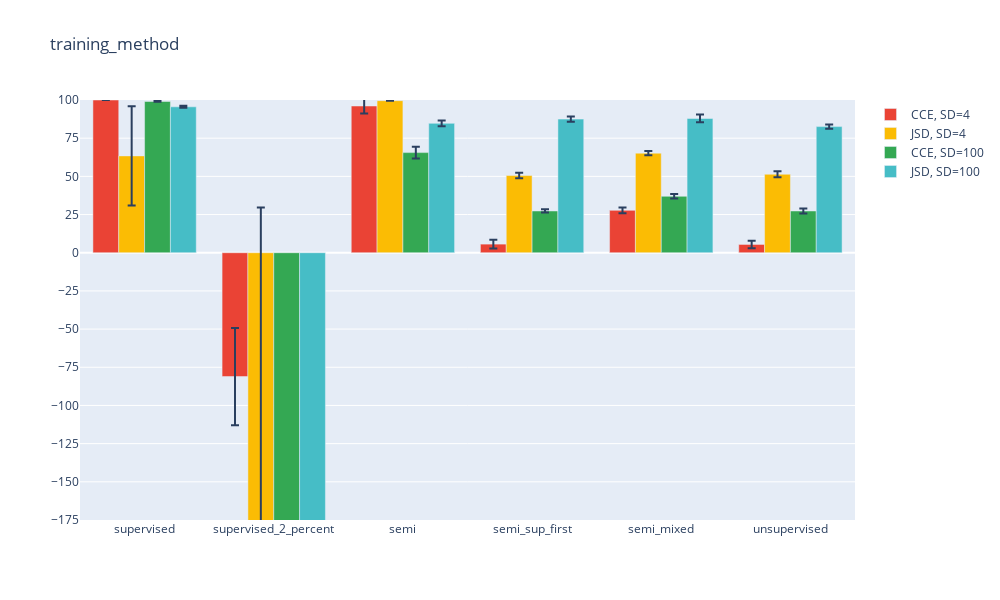
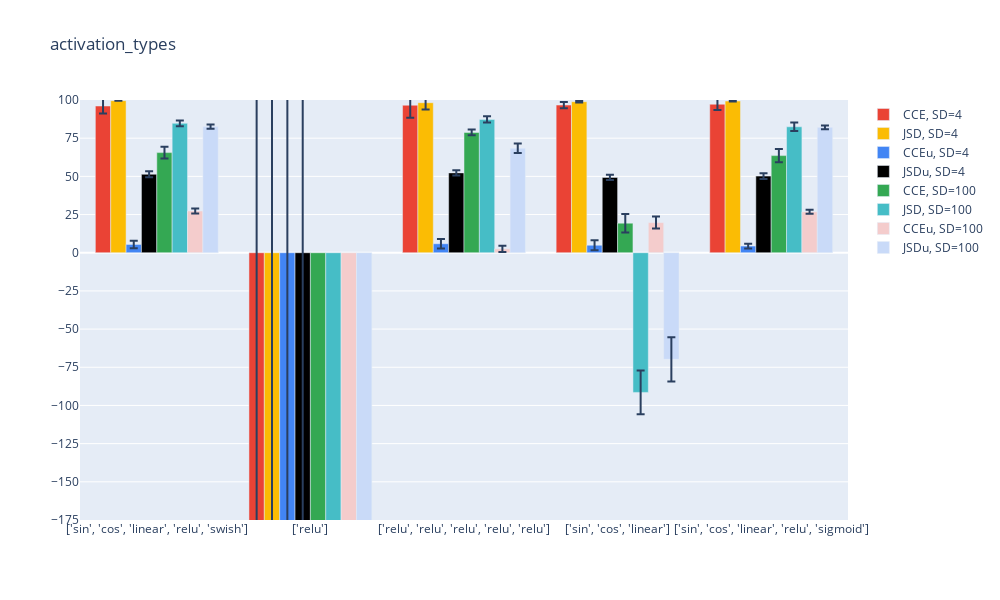
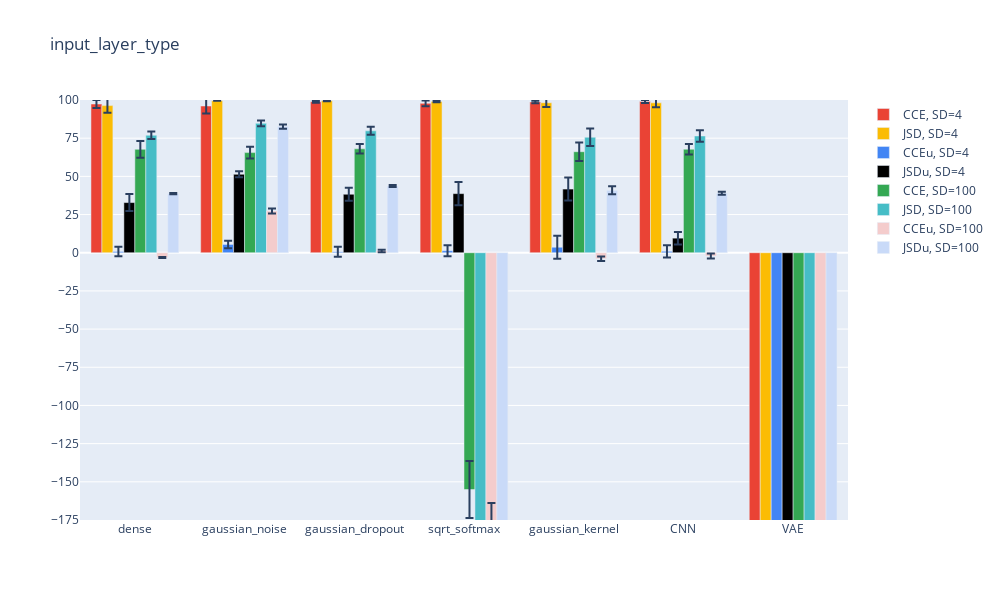
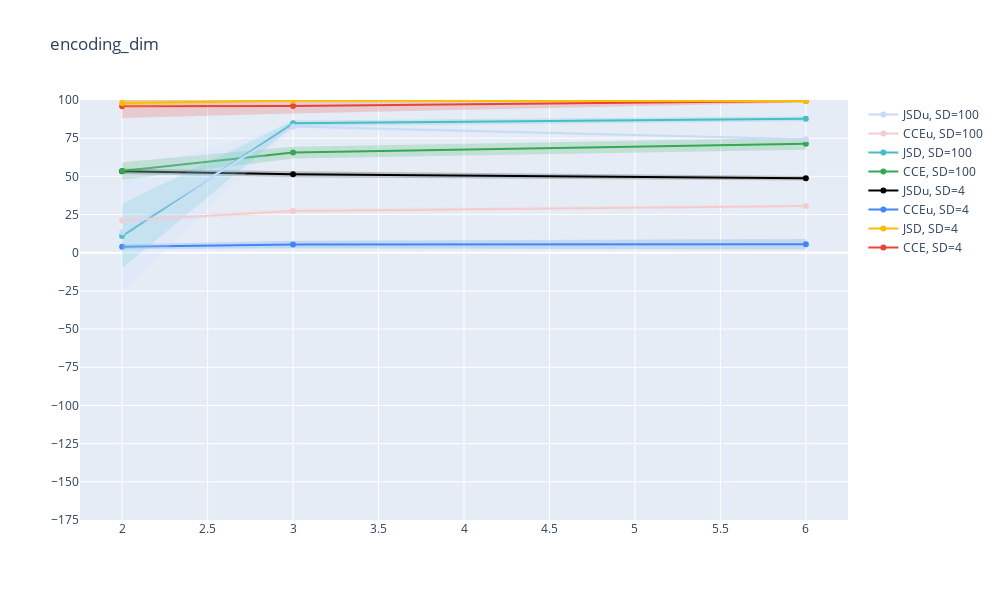

Write notebook code for charts like these, in order.
### Code cell
for i in range(len(parameters)):
    plot_vals(i,USE_PLOTLY=True)

### Figure 1 — Plotly figure (JSON) as saved in the notebook; plotly's stock layout.template omitted (floating-point values rounded to 4 significant figures)
{"data": [{"error_y": {"array": [7.21e-07, 31.83, 4.83, 2.799, 1.851, 2.47]}, "marker": {"color": "#EA4335"}, "name": "CCE, SD=4", "type": "bar", "x": ["supervised", "supervised_2_percent", "semi", "semi_sup_first", "semi_mixed", "unsupervised"], "y": [100.0, -81.08, 96.07, 5.644, 27.74, 5.419]}, {"error_y": {"array": [32.51, 205.8, 0.07762, 1.766, 1.387, 1.991]}, "marker": {"color": "#FBBC04"}, "name": "JSD, SD=4", "type": "bar", "x": ["supervised", "supervised_2_percent", "semi", "semi_sup_first", "semi_mixed", "unsupervised"], "y": [63.4, -176.2, 99.58, 50.53, 65.2, 51.36]}, {"error_y": {"array": [0.2547, 11.41, 3.786, 1.061, 1.448, 1.703]}, "marker": {"color": "#34A853"}, "name": "CCE, SD=100", "type": "bar", "x": ["supervised", "supervised_2_percent", "semi", "semi_sup_first", "semi_mixed", "unsupervised"], "y": [99.05, -193.7, 65.55, 27.33, 36.94, 27.33]}, {"error_y": {"array": [0.6417, 8.579, 1.826, 1.661, 2.526, 1.448]}, "marker": {"color": "#46BDC6"}, "name": "JSD, SD=100", "type": "bar", "x": ["supervised", "supervised_2_percent", "semi", "semi_sup_first", "semi_mixed", "unsupervised"], "y": [95.53, -212.7, 84.71, 87.49, 87.9, 82.58]}], "layout": {"height": 600, "title": {"text": "training_method"}, "width": 1000, "yaxis": {"dtick": 25, "range": [-175, 100], "tick0": 0}}}

### Figure 2 — Plotly figure (JSON) as saved in the notebook; plotly's stock layout.template omitted (floating-point values rounded to 4 significant figures)
{"data": [{"error_y": {"array": [4.83, 2487.0, 8.278, 2.024, 3.784]}, "marker": {"color": "#EA4335"}, "name": "CCE, SD=4", "type": "bar", "x": ["['sin', 'cos', 'linear', 'relu', 'swish']", "['relu']", "['relu', 'relu', 'relu', 'relu', 'relu']", "['sin', 'cos', 'linear']", "['sin', 'cos', 'linear', 'relu', 'sigmoid']"], "y": [96.07, -1014.0, 96.58, 96.68, 97.24]}, {"error_y": {"array": [0.07762, 3176.0, 4.45, 0.5262, 0.27]}, "marker": {"color": "#FBBC04"}, "name": "JSD, SD=4", "type": "bar", "x": ["['sin', 'cos', 'linear', 'relu', 'swish']", "['relu']", "['relu', 'relu', 'relu', 'relu', 'relu']", "['sin', 'cos', 'linear']", "['sin', 'cos', 'linear', 'relu', 'sigmoid']"], "y": [99.58, -1995.0, 98.22, 98.88, 99.3]}, {"error_y": {"array": [2.47, 2566.0, 3.124, 3.208, 1.558]}, "marker": {"color": "#4285F4"}, "name": "CCEu, SD=4", "type": "bar", "x": ["['sin', 'cos', 'linear', 'relu', 'swish']", "['relu']", "['relu', 'relu', 'relu', 'relu', 'relu']", "['sin', 'cos', 'linear']", "['sin', 'cos', 'linear', 'relu', 'sigmoid']"], "y": [5.419, -1377.0, 5.883, 4.9, 4.378]}, {"error_y": {"array": [1.991, 2367.0, 1.667, 1.783, 1.901]}, "marker": {"color": "#000000"}, "name": "JSDu, SD=4", "type": "bar", "x": ["['sin', 'cos', 'linear', 'relu', 'swish']", "['relu']", "['relu', 'relu', 'relu', 'relu', 'relu']", "['sin', 'cos', 'linear']", "['sin', 'cos', 'linear', 'relu', 'sigmoid']"], "y": [51.36, -1397.0, 52.28, 49.33, 50.16]}, {"error_y": {"array": [3.786, 6.842, 1.905, 6.063, 4.291]}, "marker": {"color": "#34A853"}, "name": "CCE, SD=100", "type": "bar", "x": ["['sin', 'cos', 'linear', 'relu', 'swish']", "['relu']", "['relu', 'relu', 'relu', 'relu', 'relu']", "['sin', 'cos', 'linear']", "['sin', 'cos', 'linear', 'relu', 'sigmoid']"], "y": [65.55, -254.1, 78.76, 19.33, 63.59]}, {"error_y": {"array": [1.826, 38.32, 2.003, 14.33, 2.812]}, "marker": {"color": "#46BDC6"}, "name": "JSD, SD=100", "type": "bar", "x": ["['sin', 'cos', 'linear', 'relu', 'swish']", "['relu']", "['relu', 'relu', 'relu', 'relu', 'relu']", "['sin', 'cos', 'linear']", "['sin', 'cos', 'linear', 'relu', 'sigmoid']"], "y": [84.71, -273.3, 87.28, -91.46, 82.46]}, {"error_y": {"array": [1.703, 4.483, 1.997, 3.92, 1.348]}, "marker": {"color": "#F4CCCC"}, "name": "CCEu, SD=100", "type": "bar", "x": ["['sin', 'cos', 'linear', 'relu', 'swish']", "['relu']", "['relu', 'relu', 'relu', 'relu', 'relu']", "['sin', 'cos', 'linear']", "['sin', 'cos', 'linear', 'relu', 'sigmoid']"], "y": [27.33, -292.0, 2.543, 19.73, 26.79]}, {"error_y": {"array": [1.448, 4.801, 3.104, 14.46, 1.156]}, "marker": {"color": "#C9DAF8"}, "name": "JSDu, SD=100", "type": "bar", "x": ["['sin', 'cos', 'linear', 'relu', 'swish']", "['relu']", "['relu', 'relu', 'relu', 'relu', 'relu']", "['sin', 'cos', 'linear']", "['sin', 'cos', 'linear', 'relu', 'sigmoid']"], "y": [82.58, -247.3, 68.44, -69.8, 82.08]}], "layout": {"height": 600, "title": {"text": "activation_types"}, "width": 1000, "yaxis": {"dtick": 25, "range": [-175, 100], "tick0": 0}}}

### Figure 3 — Plotly figure (JSON) as saved in the notebook; plotly's stock layout.template omitted (floating-point values rounded to 4 significant figures)
{"data": [{"error_y": {"array": [2.648, 4.83, 0.6745, 1.812, 0.8356, 0.9606, 176.0]}, "marker": {"color": "#EA4335"}, "name": "CCE, SD=4", "type": "bar", "x": ["dense", "gaussian_noise", "gaussian_dropout", "sqrt_softmax", "gaussian_kernel", "CNN", "VAE"], "y": [97.36, 96.07, 98.88, 97.8, 98.71, 98.99, -2977.0]}, {"error_y": {"array": [4.629, 0.07762, 0.3153, 0.4936, 2.756, 2.951, 70.03]}, "marker": {"color": "#FBBC04"}, "name": "JSD, SD=4", "type": "bar", "x": ["dense", "gaussian_noise", "gaussian_dropout", "sqrt_softmax", "gaussian_kernel", "CNN", "VAE"], "y": [96.33, 99.58, 99.54, 98.98, 98.19, 98.13, -8303.0]}, {"error_y": {"array": [3.05, 2.47, 3.306, 3.667, 7.483, 4.01, 166.1]}, "marker": {"color": "#4285F4"}, "name": "CCEu, SD=4", "type": "bar", "x": ["dense", "gaussian_noise", "gaussian_dropout", "sqrt_softmax", "gaussian_kernel", "CNN", "VAE"], "y": [0.8077, 5.419, 0.6037, 1.285, 3.593, 0.9248, -3130.0]}, {"error_y": {"array": [5.599, 1.991, 4.245, 7.655, 7.535, 4.101, 27.97]}, "marker": {"color": "#000000"}, "name": "JSDu, SD=4", "type": "bar", "x": ["dense", "gaussian_noise", "gaussian_dropout", "sqrt_softmax", "gaussian_kernel", "CNN", "VAE"], "y": [32.84, 51.36, 38.29, 38.69, 41.69, 9.545, -8265.0]}, {"error_y": {"array": [5.479, 3.786, 3.087, 18.7, 6.031, 3.469, 2.934]}, "marker": {"color": "#34A853"}, "name": "CCE, SD=100", "type": "bar", "x": ["dense", "gaussian_noise", "gaussian_dropout", "sqrt_softmax", "gaussian_kernel", "CNN", "VAE"], "y": [67.7, 65.55, 68.03, -155.0, 66.14, 67.76, -475.3]}, {"error_y": {"array": [2.387, 1.826, 2.634, 21.83, 5.771, 3.803, 0.8606]}, "marker": {"color": "#46BDC6"}, "name": "JSD, SD=100", "type": "bar", "x": ["dense", "gaussian_noise", "gaussian_dropout", "sqrt_softmax", "gaussian_kernel", "CNN", "VAE"], "y": [76.92, 84.71, 79.82, -259.8, 75.61, 76.46, -593.8]}, {"error_y": {"array": [0.2959, 1.703, 0.7882, 17.52, 1.517, 1.697, 2.553]}, "marker": {"color": "#F4CCCC"}, "name": "CCEu, SD=100", "type": "bar", "x": ["dense", "gaussian_noise", "gaussian_dropout", "sqrt_softmax", "gaussian_kernel", "CNN", "VAE"], "y": [-3.146, 27.33, 1.12, -181.5, -3.907, -2.133, -509.8]}, {"error_y": {"array": [0.4432, 1.448, 0.6989, 16.1, 2.609, 0.9285, 1.006]}, "marker": {"color": "#C9DAF8"}, "name": "JSDu, SD=100", "type": "bar", "x": ["dense", "gaussian_noise", "gaussian_dropout", "sqrt_softmax", "gaussian_kernel", "CNN", "VAE"], "y": [38.67, 82.58, 43.72, -253.1, 40.84, 38.94, -593.7]}], "layout": {"height": 600, "title": {"text": "input_layer_type"}, "width": 1000, "yaxis": {"dtick": 25, "range": [-175, 100], "tick0": 0}}}

### Figure 4 — Plotly figure (JSON) as saved in the notebook; plotly's stock layout.template omitted (floating-point values rounded to 4 significant figures)
{"data": [{"marker": {"color": "#EA4335"}, "mode": "lines+markers", "name": "CCE, SD=4", "type": "scatter", "x": [2, 3, 6], "y": [95.84, 96.07, 99.33]}, {"line": {"width": 0}, "marker": {"color": "#EA4335"}, "mode": "lines", "name": "Upper bound", "showlegend": false, "type": "scatter", "x": [2, 3, 6], "y": [103.5, 100.9, 100.3]}, {"fill": "tonexty", "fillcolor": "rgba(234, 67, 53, 0.2)", "line": {"width": 0}, "marker": {"color": "#EA4335"}, "mode": "lines", "name": "Lower bound", "showlegend": false, "type": "scatter", "x": [2, 3, 6], "y": [88.15, 91.24, 98.38]}, {"marker": {"color": "#FBBC04"}, "mode": "lines+markers", "name": "JSD, SD=4", "type": "scatter", "x": [2, 3, 6], "y": [98.12, 99.58, 99.37]}, {"line": {"width": 0}, "marker": {"color": "#FBBC04"}, "mode": "lines", "name": "Upper bound", "showlegend": false, "type": "scatter", "x": [2, 3, 6], "y": [101.5, 99.65, 100.6]}, {"fill": "tonexty", "fillcolor": "rgba(251, 188, 4, 0.2)", "line": {"width": 0}, "marker": {"color": "#FBBC04"}, "mode": "lines", "name": "Lower bound", "showlegend": false, "type": "scatter", "x": [2, 3, 6], "y": [94.74, 99.5, 98.14]}, {"marker": {"color": "#4285F4"}, "mode": "lines+markers", "name": "CCEu, SD=4", "type": "scatter", "x": [2, 3, 6], "y": [3.936, 5.419, 5.566]}, {"line": {"width": 0}, "marker": {"color": "#4285F4"}, "mode": "lines", "name": "Upper bound", "showlegend": false, "type": "scatter", "x": [2, 3, 6], "y": [5.571, 7.888, 8.963]}, {"fill": "tonexty", "fillcolor": "rgba(66, 133, 244, 0.2)", "line": {"width": 0}, "marker": {"color": "#4285F4"}, "mode": "lines", "name": "Lower bound", "showlegend": false, "type": "scatter", "x": [2, 3, 6], "y": [2.3, 2.949, 2.169]}, {"marker": {"color": "#000000"}, "mode": "lines+markers", "name": "JSDu, SD=4", "type": "scatter", "x": [2, 3, 6], "y": [53.32, 51.36, 48.8]}, {"line": {"width": 0}, "marker": {"color": "#000000"}, "mode": "lines", "name": "Upper bound", "showlegend": false, "type": "scatter", "x": [2, 3, 6], "y": [55.11, 53.36, 50.31]}, {"fill": "tonexty", "fillcolor": "rgba(0, 0, 0, 0.2)", "line": {"width": 0}, "marker": {"color": "#000000"}, "mode": "lines", "name": "Lower bound", "showlegend": false, "type": "scatter", "x": [2, 3, 6], "y": [51.53, 49.37, 47.29]}, {"marker": {"color": "#34A853"}, "mode": "lines+markers", "name": "CCE, SD=100", "type": "scatter", "x": [2, 3, 6], "y": [53.5, 65.55, 71.33]}, {"line": {"width": 0}, "marker": {"color": "#34A853"}, "mode": "lines", "name": "Upper bound", "showlegend": false, "type": "scatter", "x": [2, 3, 6], "y": [59.27, 69.33, 75.3]}, {"fill": "tonexty", "fillcolor": "rgba(52, 168, 83, 0.2)", "line": {"width": 0}, "marker": {"color": "#34A853"}, "mode": "lines", "name": "Lower bound", "showlegend": false, "type": "scatter", "x": [2, 3, 6], "y": [47.74, 61.76, 67.37]}, {"marker": {"color": "#46BDC6"}, "mode": "lines+markers", "name": "JSD, SD=100", "type": "scatter", "x": [2, 3, 6], "y": [10.89, 84.71, 87.78]}, {"line": {"width": 0}, "marker": {"color": "#46BDC6"}, "mode": "lines", "name": "Upper bound", "showlegend": false, "type": "scatter", "x": [2, 3, 6], "y": [32.01, 86.54, 89.4]}, {"fill": "tonexty", "fillcolor": "rgba(70, 189, 198, 0.2)", "line": {"width": 0}, "marker": {"color": "#46BDC6"}, "mode": "lines", "name": "Lower bound", "showlegend": false, "type": "scatter", "x": [2, 3, 6], "y": [-10.24, 82.88, 86.15]}, {"marker": {"color": "#F4CCCC"}, "mode": "lines+markers", "name": "CCEu, SD=100", "type": "scatter", "x": [2, 3, 6], "y": [21.18, 27.33, 30.67]}, {"line": {"width": 0}, "marker": {"color": "#F4CCCC"}, "mode": "lines", "name": "Upper bound", "showlegend": false, "type": "scatter", "x": [2, 3, 6], "y": [23.22, 29.03, 31.64]}, {"fill": "tonexty", "fillcolor": "rgba(244, 204, 204, 0.2)", "line": {"width": 0}, "marker": {"color": "#F4CCCC"}, "mode": "lines", "name": "Lower bound", "showlegend": false, "type": "scatter", "x": [2, 3, 6], "y": [19.14, 25.62, 29.71]}, {"marker": {"color": "#C9DAF8"}, "mode": "lines+markers", "name": "JSDu, SD=100", "type": "scatter", "x": [2, 3, 6], "y": [13.33, 82.58, 74.37]}, {"line": {"width": 0}, "marker": {"color": "#C9DAF8"}, "mode": "lines", "name": "Upper bound", "showlegend": false, "type": "scatter", "x": [2, 3, 6], "y": [51.85, 84.03, 75.13]}, {"fill": "tonexty", "fillcolor": "rgba(201, 218, 248, 0.2)", "line": {"width": 0}, "marker": {"color": "#C9DAF8"}, "mode": "lines", "name": "Lower bound", "showlegend": false, "type": "scatter", "x": [2, 3, 6], "y": [-25.19, 81.14, 73.61]}], "layout": {"height": 600, "title": {"text": "encoding_dim"}, "width": 1000, "yaxis": {"dtick": 25, "range": [-175, 100], "tick0": 0}}}
